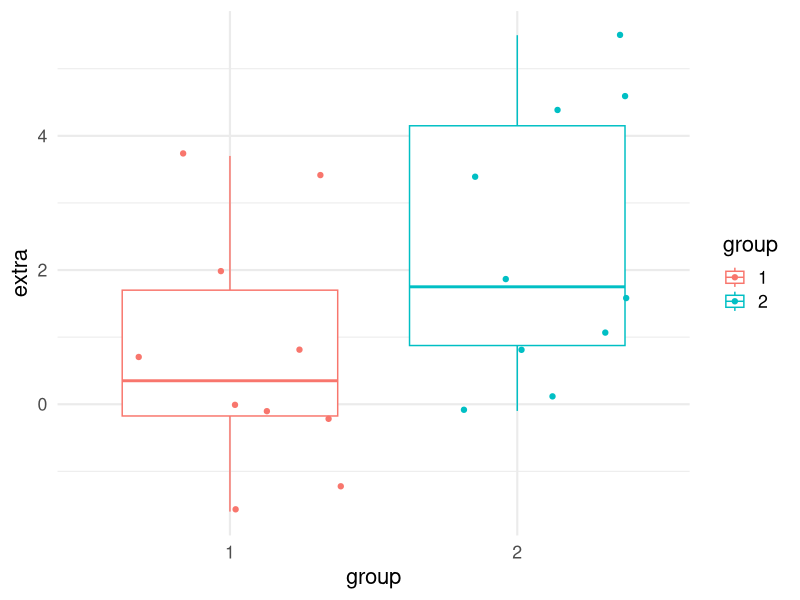

Write the R code that produced this figure. (Note: this script raises an error after producing the figure.)
## ---- chunk 1
knitr::opts_chunk$set(echo = FALSE)
## ---- chunk 2
summary(cars)
## ---- chunk 3
library(ggplot2)
ggplot(data = sleep, aes(x = group, y = extra, color = group)) +
  geom_boxplot() +
  geom_jitter() +
  theme_minimal(base_size = 16)
## ---- chunk 4
xfun::session_info("rmarkdown", dependencies = FALSE)
## ---- chunk 5
# automatically create a bib database for R packages
bib <- knitr::write_bib(
  x = c(
    .packages(), "knitr", "rmarkdown", "bookdown"
  ), file = NULL, prefix = ""
)
bib <- unlist(bib)
# remove the ugly single quotes required by CRAN policy
bib <- gsub("(\\\n)", " ", bib)
xfun::write_utf8(bib, "packages.bib")
